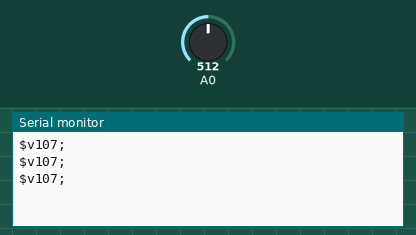
Recording of a sketch running on a simulated Arduino Uno, built with avr-gcc and run on an emulated ATmega328P. On the bench: the last lines printed to the serial monitor. Inputs (shaded band) come from the test bench; at power-on: A0 = 512.

Above: at 1.3 s.
1.4 s: A0 set to 716
At 1.9 s:
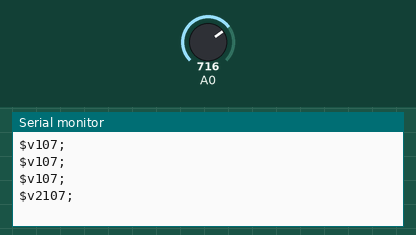
2.9 s: A0 set to 900
At 3.4 s:
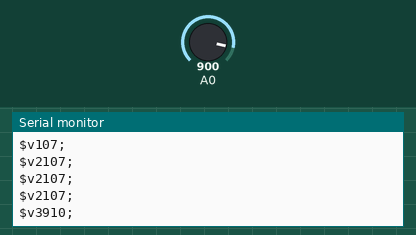
Timing chart, 0 to 5.9 s (numbered marks = the images above; inputs shaded):
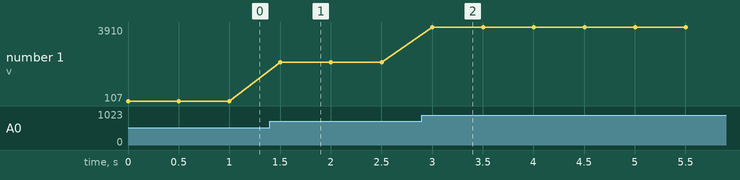

The sketch:

_Sensors_voltage.ino
```cpp
int voltage;
float outvoltage;


void setup(){
  Serial.begin(9600);
  pinMode(2,INPUT);
}


void loop() {
  voltage = analogRead(0)+11;
  outvoltage = map(voltage, 0, 1023, -512, 512);
  outvoltage = outvoltage * 0.0098;
  voltage = outvoltage * 1000;
//  Serial.print(voltage);
//  Serial.print("  ");
//+


Serial.print('$');
Serial.print('v');
Serial.print(voltage);
Serial.println(';');
delay(500);

}
```

Measured:
- after the input at 1.4 s, the serial monitor: prints a new line after 0.10 s (image 1)
- after the input at 2.9 s, the serial monitor: prints a new line after 0.10 s (image 2)
- plotted number 1: 107 → 2107 after the input at 1.4 s, 2107 → 3910 after the input at 2.9 s
